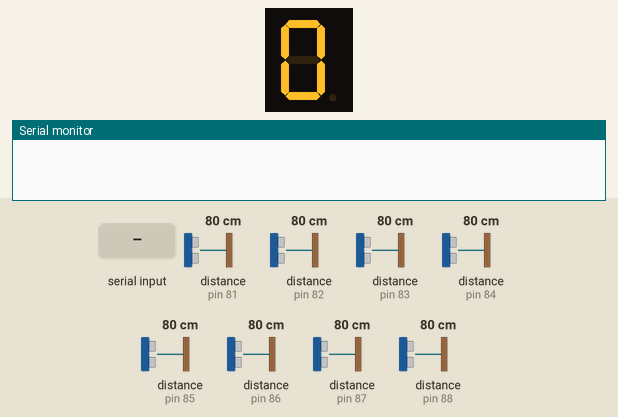
A sketch run on a simulated Arduino Nano, built with avr-gcc and run on an emulated ATmega328P. On the bench: 1-digit seven-segment display, the last lines printed to the serial monitor. Wiring (inferred from the names in the program): 1-digit 7-segment display, segments lit when LOW: segments pin 7, pin 8, pin 9, pin 10, pin 11, pin 12, pin 13. The inputs (shaded band) are chosen by the test bench; at power-on: distance to the obstacle (sensors on pin 81, pin 82, pin 83, pin 84, pin 85, pin 86, pin 87, pin 88) 80 cm. The echo pulse lasts 58.3 µs per cm; the segment pins are drawn as the display they are named for.

Above: at 0.1 s.
At 1.6 s:
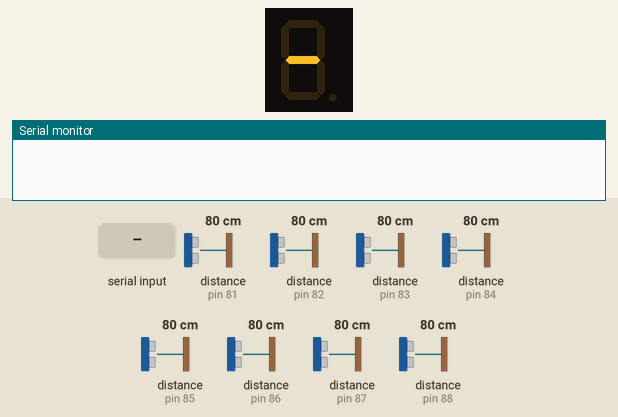
3.8 s: byte 13 ('\r') received over Serial
At 6.8 s:
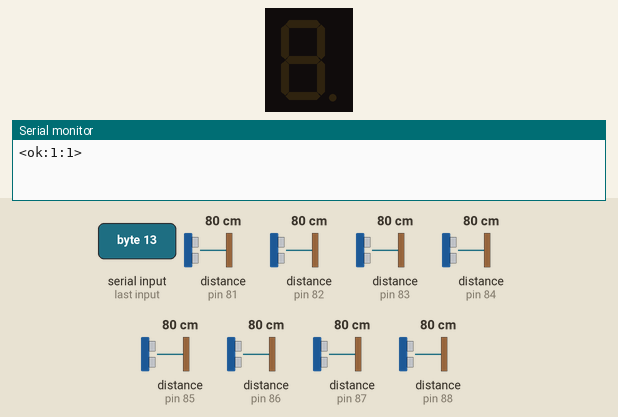
Timing chart, 0 to 8.3 s (numbered marks = the images above; inputs shaded):
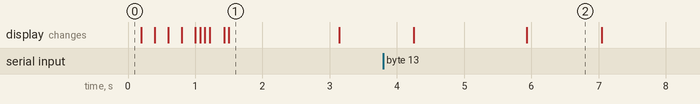

Measured:
- what the display in image 1 shows lasts 1.6 s, from 1.5 s to 3.1 s
- what the display in image 2 shows lasts 1.1 s, from 5.9 s to 7.0 s

The sketch:

ProxSensors.ino
```cpp
// Proximity Sensor Array using VL53L0X TOF dist sensor
//
// Have a unit monitor up to 8 VL53L0X units and respond to a host as to what ranges are current for each
// First implementation will hook to host via simple serial protocol but will use a crc for validation on host side.
//
// The VL53L0X driver:   https://github.com/pololu/vl53l0x-arduino
//
// Attempts have been made to use CUSTOMIZE: in this code to help find areas that are key to update for different hardware.
//
// Using Teensy 3.2 I wanted to control sensors with one I2C and be slave on other but that is not happening yet.
// So we will return the sensor values using RS232 I guess.
//
// On startup all units are held in reset then one by one they are released and new address is set.
// There is no non-volitile way on these devices so each power-down requires reset of addresses
//
// I2C goes to all VL53L0X units and each unit has one reset line that is a digital output
// Arduino Nano I2C: SCL A5 (blue), SDA A4 (yellow)   Teensy I2C:  SCL0 pin 19, SDA0 pin 18.
// Arduino sensor reset lines D5-D12 for 8 sensors max with D5 for 1st sensor at 0 degrees.
//
// Serial Host Interface  (a very simple protocol)
// Recognized commands (very simple 2-char commands and 3rd char is a carrage return to terminate serial input
// CMD  Reply                   Description
// a0                           Turns off automatic output mode so results must be asked of the unit by the host
// a1   Periodic: <qa:10,20:30> Enable automatic output for periodic updates.  Uses same format as qa for the reply.
// fv   <fv:1,3:4>              Returns firmware version with a major then minor rev and the normal simple sum after 2nd colin
// qa   <qa:10,20:30>           Return readings for all sensors.   In this example 2 sensors with readings of 10 and 20 are shown
// scX  <sc:X:S>                X is sensor count of 1 to 8 to setup for different sensor count than default.  S is the simple sum of data values
//
// 20170302    mjstn2011@gmail.com   Created from the breakboard code for servo and other sonar device tests
// 20170315    mjstn2011@gmail.com   1st usable form. Has simple serial protocol for asking and getting the results.
// 20170318    mjstn2011@gmail.com   Have fully wired 8-sensor hub of sensors at 45 deg all working and automatic update on/off also now available
//
// Suggested improvements: (in order of priority)
// - Accept a command to read back a single sensor like  Q1 up to Q8 for example
// - Port this to a small processor like Teensy 3.2 and support the queries to the sensor also over I2C
//

#define FW_MAJOR_VERSION                 1
#define FW_MINOR_VERSION                 3

#undef  USE_TEENSY_3.2         // NON FUNCTIONAL!  Work in progress to have this module available as an I2C slave.  (Teensy 3.2 has 2 I2C ports)

// Serial output is 'redirected' here with use of simple defines.  Normally ship with just HOSTSERIAL as  'Serial'
#define HOSTSERIAL                 Serial      // Serial port for host requests for data
#define DBGSERIAL              softSerial1     // You can use 'Serial' for normal Arduino debug ONLY if not trying to use host to read info
#define LCDSERIAL              softSerial1     // Port to be used for LCD display (not really supported for this product, just left over)

#undef  LCD_DISPLAY                            // Define to send special serial chars to go to next line or light backlight

#define HOST_SERIAL_BAUD              38400    // Baud rate in standard serial port for host query
#define DBG_SERIAL_BAUD               38400    // Baud rate for debug message serial (soft serial lib)
#define LCD_SERIAL_BAUD                9600

#define DEFAULT_VL53L01X_I2C_ADDR      0x29    // 0x29 is default from factory upon each powerup

#define SENSOR_FIRST_I2C_ADDR          0x51    // First programmed I2C addr of the sensors

#define SERIAL_ECHO                    0

// Here are the commands we recognize in this simple minded sensor subsystem
// A command is evaluated and executed on receipt of newline char
#define CMD_CHECK_ONLINE          ""      // An empty buffer (just a carrage return)
#define CMD_AUTO_UPDATE_ON        "a1"    // Enables auto-update for periodic updates with no query
#define CMD_AUTO_UPDATE_OFF       "a0"    // Disable auto-update mode so must ask for a reply
#define CMD_QUERY_ALL_SENSORS     "qa"
#define CMD_FIRMWARE_VERSION      "fv"
#define CMD_SET_SENSOR_COUNT      "sc"    // Must follow this with NO space the number of sensors like  sc4  to use 4 sensors

// This would be ideal to use a 74HC138 and just 3 pins but lets do it with just the Nano for now
// This array has the digital lines used for each of the sensors
#define SENSOR_COUNT          8      // Number of sensors to be used.  CUSTOMIZE: for your max number of sensors hooked up

#define MAX_SENSORS           8      // Maximum number of sensors suppored.  You are on your own to increase this please RTFS

int sensorCount = SENSOR_COUNT;      // Global for the number of sensors at any point in time.   The scX command changes this value.

//  Each sensor has an XSHUT pin that is held low at startup and one at a time released so a unique I2C addr can be programmed.
// The I2C address is volatile so it is gone after power down.  The pins below match my hardware
// The SENSOR_COUNT value which can change using RS-232 can be 1-MAX_SENSORS and will use values in this array which is always larger or same as SENSOR_COUNT
int sensorXshutPins[MAX_SENSORS] = { 10, 9, 8, 7, 6, 5, 12, 11 };    // CUSTOMIZE: THESE PINS Arduino Digital IO pin numbers FOR YOUR USAGE

int sensorRangesInMm[MAX_SENSORS];   // Sensor data that can be read back from host

int sensorI2cAddr[MAX_SENSORS];

const int LedPin    = 13;  // STM Maple Mini is 33    Arduino Uno and Nano and Teensy 3.2 is 13

const int DispTxPin = 2;   // Display Serial Transmit pin
const int ReadSensorPin = 4;

String  serialRxBuf = "";        // a string to hold incoming data
String  cmdString = "";
boolean rxCommandReady = false;  // whether the string is complete

int   autoUpdate = 0;            // If 1 we output every half second or so new sets of readings
int   autoUpdateLoopCount = 2;   // 2 is max speed, larger number send out updates less frequently

#define I2C_SLAVE_ADDRESS     0x40

#define SENSOR_DATA_REPLY_BYTES  16
byte  sensorData[SENSOR_DATA_REPLY_BYTES];      // Holds 16-bit words that are sensor readings with bytes 0,1 as MSB and LSB of sensor 0 readings

#ifndef  USE_TEENSY_3.2
#include <SoftwareSerial.h>
SoftwareSerial softSerial1 = SoftwareSerial(255, DispTxPin);
#endif

#ifdef  USE_TEENSY_3.2
// #include <i2c_t3.h>      // i2c_t3 is improved lib for Teensy for multiple I2C busses instead of <Wire.h>
#include <i2c_t3wire.h>
#endif

#include <Wire.h>
#include <VL53L0X.h>     // Pololu board 7-bit addr 29 default.    https://github.com/pololu/vl53l0x-arduino

// Instantiate multiple controls.
VL53L0X VL53L0X[MAX_SENSORS];

long duration;
int  cm;
int  loopIdx = 0;
int  i2cReceived  = 0;
int  i2cRequested = 0;

int idx = 0;

int  tofRange = 0;

// When serial input comes in on Rx line we get to here
// When we get newline we set a flag so main loop can interprit the input buffer
#ifdef USE_SERIAL_OUT_OF_LOOP
void serialEvent() {
  DBGSERIAL.println("Got ser byte!\n");
  while (HOSTSERIAL.available()) {
    // get the new byte:
    char inChar = (char)HOSTSERIAL.read();
    // add it to the inputString:
    serialRxBuf += inChar;
    // if the incoming character is a newline, set a flag
    // so the main loop can do something about it:
    if (inChar == '\n') {
      rxCommandReady = true;
    }
  }
}
#endif

#ifdef  USE_TEENSY_3.2
// i2c_t3 i2c1(1);
// function that executes whenever data is received from I2C master
// this function is registered as an event, see setup()
void receiveEvent(size_t count) {
  size_t idx=0;
    i2cReceived = 1;
    while(idx < count)
    {
        if(idx < SENSOR_DATA_REPLY_BYTES)                     // drop data beyond mem boundary
            sensorData[idx++] = T3Wire1.readByte(); // copy data to mem
        else
            T3Wire1.readByte();                  // drop data if mem full
    }
  //Serial.println("i2c Receive\n");
  //while (1 < T3Wire1.available()) { // loop through all but the last
  //  char c = T3Wire1.read(); // receive byte as a character
  //  Serial.print(c);         // print the character
  //}
 // int x = T3Wire1.read();    // receive byte as an integer
  //Serial.println(x);         // print the integer

}

// Readback of sensor data array
void requestEvent(void)
{
     i2cRequested = 1;
     //Serial.println("i2c Request\n");
     //T3Wire1.write(sensorData, SENSOR_DATA_REPLY_BYTES);  //Set the buffer up to send all bytes of data
}
#endif

void scanI2cBus(void)
{
  DBGSERIAL.println ("I2C scanner. Scanning ...");
  byte count = 0;


  for (byte i = 1; i < 120; i++)
  {

    Wire.beginTransmission (i);
    if (Wire.endTransmission () == 0)
    {
      DBGSERIAL.print ("Found address: ");
      DBGSERIAL.print (i, DEC);
      DBGSERIAL.print (" (0x");
      DBGSERIAL.print (i, HEX);
      DBGSERIAL.println (")");
      count++;
      delay (1);  // maybe unneeded?
    } // end of good response
  } // end of for loop
  DBGSERIAL.println ("Done.");
  DBGSERIAL.print ("Found ");
  DBGSERIAL.print (count, DEC);
  DBGSERIAL.println (" device(s).");
}

// Setup sensor pins to control the sensors that we choose later to control
void initSensorControl(int sensor_count) {
  for (idx=0; idx<sensor_count ; idx++) {
    sensorI2cAddr[idx] = idx + SENSOR_FIRST_I2C_ADDR;
    digitalWrite(sensorXshutPins[idx], LOW);        // Setup for LOW ONLY and NEVER drive it HIGH or destroy the unit!
    pinMode(sensorXshutPins[idx], OUTPUT);          // This will start with all XSHUT lines low so the chip is shutdown
  }
}

// Initialize all sensors from a reset state and set their addresses to unique values
// This call can happen in runtime if sensor count command is received
void initSensors(int sensor_count) {
  int vl1Addr;
  for (idx=0; idx<sensor_count ; idx++) {
    pinMode(sensorXshutPins[idx], INPUT);           // Start this chip. releases active low line thus emulating release of an open collector
    delay(50);                                      // Let the chip startup
    VL53L0X[idx].init(); // init time of flight chip
    VL53L0X[idx].setTimeout(200);

    VL53L0X[idx].setAddress(sensorI2cAddr[idx]);
    delay(10);
    VL53L0X[idx].setMeasurementTimingBudget(21000);   // Optionally set 21ms timing budget for measurement, default is about 33ms
    VL53L0X[idx].startContinuous();

    vl1Addr = VL53L0X[idx].getAddress();
    DBGSERIAL.print("VL53L0X %d I2C address is currently: "); DBGSERIAL.println(vl1Addr);
  }
  return;
}

// Send out the readings for the sensors
void sendAllReadings()
{
    int sum = 0;
    // Print sensor readings and a rough sum at end in this format    <S:value1,value2,...:16_bit_sum>
    HOSTSERIAL.print("<"); HOSTSERIAL.print(CMD_QUERY_ALL_SENSORS); HOSTSERIAL.print(":");
    int x;
    for (x=0; x<sensorCount ; x++) {
      sum += sensorRangesInMm[x];
      HOSTSERIAL.print(sensorRangesInMm[x]);
      if (x < (sensorCount-1)) {
        HOSTSERIAL.print(",");
      } else {
        HOSTSERIAL.print(":");
      }
    }
    // Poor mans simple 16-bit end of the running sum
    HOSTSERIAL.print((sum & 0xffff)); HOSTSERIAL.println(">");
}

// Re-initialize the number of sensors we will use from now on
void setSensorCount(int count)
{
  int sum = 0;
  if ((count > 0) && (count <= MAX_SENSORS)) {
    sensorCount = count;

    initSensorControl(MAX_SENSORS);
    delay(100);
    initSensors(sensorCount);

    // Reply with the OK indication which is value of 1 in our standard format
    sum = sensorCount;
    HOSTSERIAL.println("<"); HOSTSERIAL.print(CMD_SET_SENSOR_COUNT); HOSTSERIAL.print(":");
    HOSTSERIAL.print(sensorCount); HOSTSERIAL.print(":");
    HOSTSERIAL.print((sum & 0xffff)); HOSTSERIAL.println(">");
  } else {
    // Error condition is -1 for the count
    HOSTSERIAL.println("<"); HOSTSERIAL.print(CMD_SET_SENSOR_COUNT); HOSTSERIAL.print(-1); HOSTSERIAL.print(":-1>");
  }
}

void setup() {

  HOSTSERIAL.begin(HOST_SERIAL_BAUD);
  serialRxBuf.reserve(200);

  DBGSERIAL.begin(DBG_SERIAL_BAUD);

  // Initialize sensor data to dummy values
  for (idx=0; idx < SENSOR_DATA_REPLY_BYTES ; idx++) {
    sensorData[idx] = idx + 0x30;
  }

  // Setup I2C addresss and chip enable lines we will control for ALL that this module can support
  initSensorControl(MAX_SENSORS);

  // Setup our I2C master port for access to sensors
  Wire.begin();   // I2C_MASTER, 0x00, I2C_PINS_18_19, I2C_PULLUP_EXT, 100000);

#ifdef  USE_TEENSY_3.2
  // Setup slave I2C port so a host can access results from the sensors
  T3Wire1.begin(I2C_SLAVE, I2C_SLAVE_ADDRESS, I2C_PINS_29_30, I2C_PULLUP_EXT, 100000);         // Slave I2C bus
  T3Wire1.onReceive(receiveEvent);     // When we get data from a master go handle it here
  T3Wire1.onRequest(requestEvent);     // When we get request for I2C data handle it here
#endif

  i2cReceived = 0;
  i2cRequested = 0;

  pinMode(DispTxPin, OUTPUT);
  pinMode(ReadSensorPin, OUTPUT);

  pinMode(LedPin, OUTPUT);
  digitalWrite(LedPin, HIGH);
  delay(200);
  digitalWrite(LedPin, LOW);
  delay(200);
  digitalWrite(LedPin, HIGH);
  delay(200);
  digitalWrite(LedPin, LOW);
  delay(200);
  digitalWrite(LedPin, HIGH);
  delay(200);
  digitalWrite(LedPin, LOW);

  // for each sensor to be used we release it from shutdown and program new address
  // Setup I2C address we will program for the sensors to be used
  initSensors(sensorCount);

  delay(10);

#ifdef   LCD_DISPLAY
  // Clear display then be sure it is lit
  LCDSERIAL.write(12);
  delay(50);
  LCDSERIAL.write(128);                // place cursor at first char of top line
#endif

  loopIdx = 0;

  delay(100);
}

void loop() {

  DBGSERIAL.println("Starting main loop.\n");

  scanI2cBus();

  #ifdef   LCD_DISPLAY
  // Initially write out to clear full display
  LCDSERIAL.print("                                ");
  LCDSERIAL.print(208);     // I attempt to shorten the anoying starup tune with 1/64th notes
  #endif

  while (1) {

  // Since serial is only read between loops anyway just do it here for easier architecture
  if (HOSTSERIAL.available()) {
    DBGSERIAL.println("Got char\n");
    while (HOSTSERIAL.available()) {
      // Guard against rampent characters far too big for a command with no end of line
      if (serialRxBuf.length() > 10) {
        serialRxBuf = "";    // nuke um, the host is a moron sending junk
      }

      // get the new byte:
      char inChar = (char)HOSTSERIAL.read();
      if (SERIAL_ECHO > 0) {
        HOSTSERIAL.print(inChar);
      }
      serialRxBuf += inChar;   // add it to the inputString:

      // if the incoming character is a newline, set a flag
      // so the main loop can do something about it:
      if (inChar == '\r') {
        rxCommandReady = true;
      }
    }
  }

  if (rxCommandReady) {
    rxCommandReady = false;

    // HOSTSERIAL.print("Got cmd: ");HOSTSERIAL.println(serialRxBuf);
    int sum = 0;

    if (serialRxBuf.length() == 1) {
      HOSTSERIAL.println("<ok:1:1>");
    }

    if (serialRxBuf.substring(0,2) == CMD_AUTO_UPDATE_ON) {
      autoUpdate = 1;
    }
    if (serialRxBuf.substring(0,2) == CMD_AUTO_UPDATE_OFF) {
      autoUpdate = 0;
    }

    if (serialRxBuf.substring(0,2) == CMD_QUERY_ALL_SENSORS) {
      // Send out the readings we hold at this time
      sendAllReadings();
    }

    if (serialRxBuf.substring(0,2) == CMD_FIRMWARE_VERSION) {
      // Reply with firmware version    <FV:major_version,minor_version:16_bit_sum>
      HOSTSERIAL.print("<"); HOSTSERIAL.print(CMD_FIRMWARE_VERSION); HOSTSERIAL.print(":");
      HOSTSERIAL.print(FW_MAJOR_VERSION);
      HOSTSERIAL.print(",");
      HOSTSERIAL.print(FW_MINOR_VERSION);
      HOSTSERIAL.print(":");
      sum = FW_MAJOR_VERSION + FW_MINOR_VERSION;
      HOSTSERIAL.print((sum & 0xffff)); HOSTSERIAL.println(">");
    }

    if (serialRxBuf.substring(0,2) == CMD_SET_SENSOR_COUNT) {
      int count = 0;
      if (serialRxBuf.length() > 2) {   // Only do this if we have a character for the sensor count
        count = serialRxBuf.substring(2,3).c_str()[0] - 0x30;    // Poor mans single digit numeric conversion
      }
      setSensorCount(count);    // Reset unit for new number of sensors to be used
    }

    // No matter what we re-initialize our input buffer used to receive new commands
    serialRxBuf = "";    // clear input buffer for next command
  }

  loopIdx += 1;
  if (((loopIdx % 10) > 5)) {
    digitalWrite(LedPin, HIGH);
  } else {
    digitalWrite(LedPin, LOW);
  }
  if (loopIdx > 200000) loopIdx = 0;

  if (i2cReceived > 0) {
    DBGSERIAL.println("Received I2C\n");
    i2cReceived = 0;
  }
  if (i2cRequested > 0) {
    DBGSERIAL.println("Request on I2C\n");
    i2cRequested = 0;
  }

  duration = 0.0;

  //Serial.println("Starting main while loop.\n");

  // If little switch with a 'g' on it is to the 'g' we stay in this custom loop for testing assorted gizmos
  // Serial.println("loop start: \n");

  #ifdef   LCD_DISPLAY
  LCDSERIAL.write(17);                 // Turn backlight on (redundant)
  LCDSERIAL.write(128);                // place cursor at first char of top line
  LCDSERIAL.print("Read VL53L0X");
  LCDSERIAL.write(148);                // place cursor at first char of second row
  #endif

  // DBGSERIAL.print(sensorCount); DBGSERIAL.print(" sensors. Loop "); DBGSERIAL.println(loopIdx);

  if ((loopIdx % 10) == 1) {
      DBGSERIAL.print("Sensors: ");
  }
  for (idx=0; idx<sensorCount ; idx++) {
    digitalWrite(ReadSensorPin, HIGH);
    tofRange = VL53L0X[idx].readRangeSingleMillimeters();
    digitalWrite(ReadSensorPin, LOW
    );

    sensorData[0] = (tofRange & 0xff00) >> 8;
    sensorData[1] = tofRange & 0xff;

    sensorRangesInMm[idx] = tofRange;     // Save copy for query by host

    if ((loopIdx % 10) == 1) {
      DBGSERIAL.print(tofRange); DBGSERIAL.print(" ");
    }
  }
  if ((loopIdx % 2) == 1) {
      DBGSERIAL.println(" ");
  }

  if ((autoUpdate == 1) && ((loopIdx % autoUpdateLoopCount) == 1)) {
      // Send out the readings we hold at this time
      sendAllReadings();
  }

  digitalWrite(ReadSensorPin, LOW);
  delay(5);    // serialEvent is only called between loop passes so keep this super short
  digitalWrite(ReadSensorPin, HIGH);
  delay(2);
  digitalWrite(ReadSensorPin, LOW);
  delay(5);    // serialEvent is only called between loop passes so keep this super short

  }
}
```
